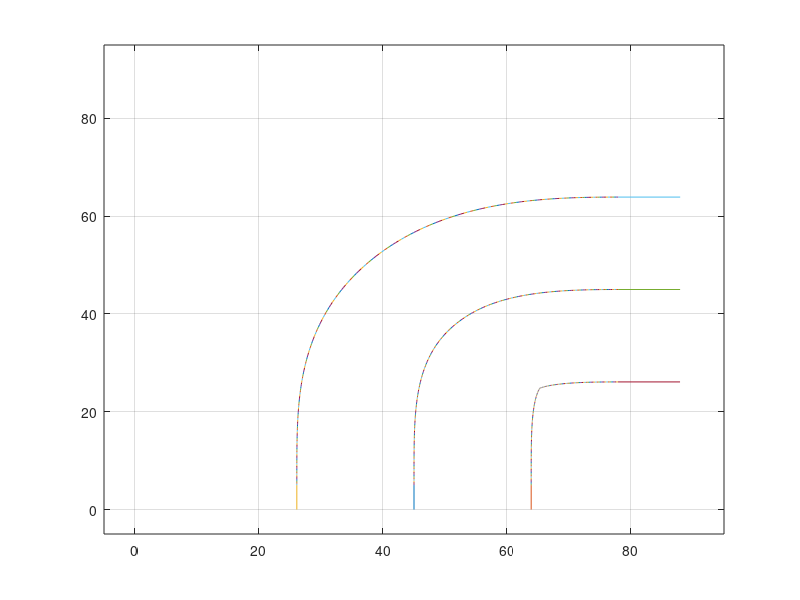

This chart was generated by the following MATLAB code:
%スラロームパラメータ調整

target_v = 300; %探索速度 mm/s
tread = 37.8;
T = 0.001; %制御周期
%切り替え角度
angle1 = 30*pi/180;
angle2 = 60*pi/180;
angle3 = 90*pi/180;

pre = 5;
fol = 10;
%Tをカウントしていき、目標値を随時更新して目標軌道を描く
%結果、どの時刻でどの位置にどの角度、角速度でいるべきかを表す

alpha = 0.0;
alalpha = 0.00308185;
angv = 0;
x = 45;
y = 0;
angle = 0;

xl = x - tread/2;
xr = x + tread/2;
yl = y;
yr = y;

lv = target_v;
rv = lv;

plot([x x],[y y+pre]);
hold on
grid on
plot([xr xr],[yr y+pre]);
plot([xl xl],[yl y+pre]);
y = y + pre;
yr=yr+pre;
yl=yl+pre;

%plot([0 100*sin(x*pi/180)],[0 100*cos(x*pi/180)]);
while angle < angle1
    alpha = alpha + alalpha;
    angv = angv+alpha; %rad/ms
    angle = angle + angv*T;
    plot([x x+(target_v*T)*sin(angle)],[y y+(target_v*T)*cos(angle)]);
    x = x + (target_v*T)*sin(angle);
    y = y + (target_v*T)*cos(angle);

%左右の車輪

    plot([xr x+(tread*0.5*cos(angle))],[yr y-(tread*0.5*sin(angle))]);
    plot([xl x-(tread*0.5*cos(angle))],[yl y+(tread*0.5*sin(angle))]);
    xr = x + (tread*0.5*cos(angle));
    yr = y - (tread*0.5*sin(angle));
    xl = x - (tread*0.5*cos(angle));
    yl = y + (tread*0.5*sin(angle));
end
while angle < angle2
    %alpha = alpha + alalpha;
    %angv = angv; %rad/ms
    angle = angle + angv*T;
    plot([x x+(target_v*T)*sin(angle)],[y y+(target_v*T)*cos(angle)]);
    x = x + (target_v*T)*sin(angle);
    y = y + (target_v*T)*cos(angle);

    plot([xr x+(tread*0.5*cos(angle))],[yr y-(tread*0.5*sin(angle))]);
    plot([xl x-(tread*0.5*cos(angle))],[yl y+(tread*0.5*sin(angle))]);
    xr = x + (tread*0.5*cos(angle));
    yr = y - (tread*0.5*sin(angle));
    xl = x - (tread*0.5*cos(angle));
    yl = y + (tread*0.5*sin(angle));
end
while angle < angle3
    alpha = alpha - alalpha;
    angv = angv - alpha; %rad/ms
    angle = angle + angv*T;
    plot([x x+(target_v*T)*sin(angle)],[y y+(target_v*T)*cos(angle)]);
    x = x + (target_v*T)*sin(angle);
    y = y + (target_v*T)*cos(angle);

    plot([xr x+(tread*0.5*cos(angle))],[yr y-(tread*0.5*sin(angle))]);
    plot([xl x-(tread*0.5*cos(angle))],[yl y+(tread*0.5*sin(angle))]);
    xr = x + (tread*0.5*cos(angle));
    yr = y - (tread*0.5*sin(angle));
    xl = x - (tread*0.5*cos(angle));
    yl = y + (tread*0.5*sin(angle));
end
plot([x x+fol],[y y]);
plot([xl xl+fol],[yl yl]);
plot([xr xr+fol],[yr yr]);
xlim([-5 95]);
ylim([-5 95]);
%plot[pre_line[0],pre_line[1],pre_line[2],pre_line[3]];

%
